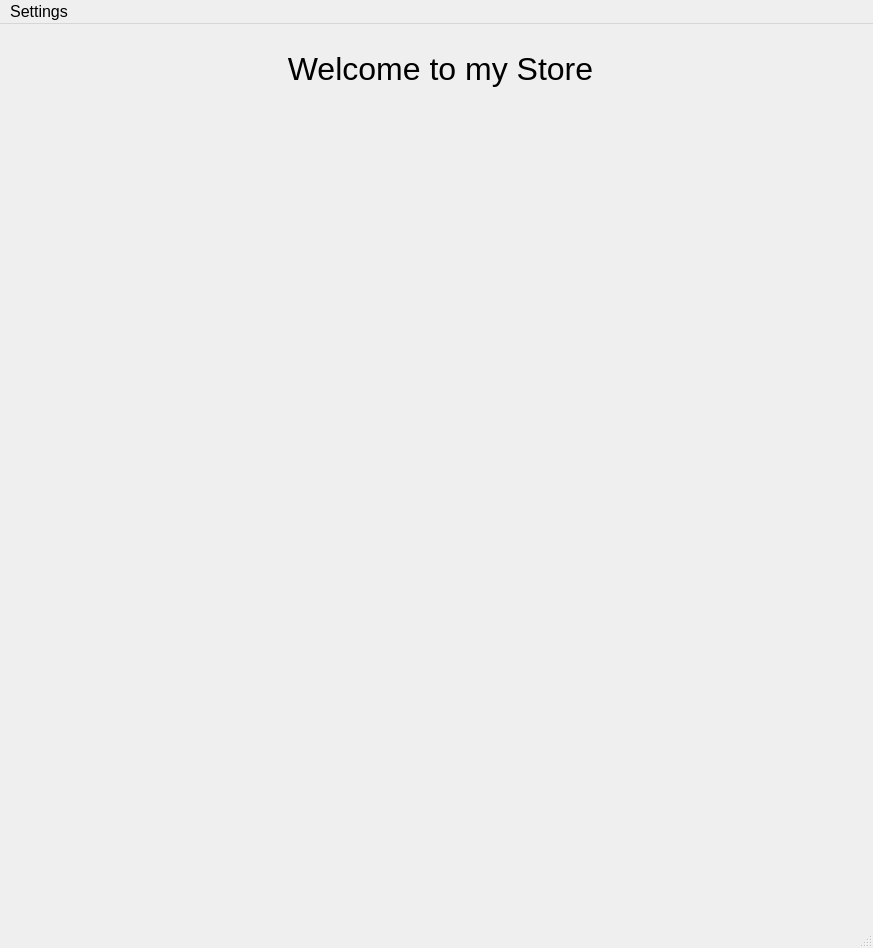
<?xml version="1.0" encoding="UTF-8"?>
<ui version="4.0">
 <class>MainWindow</class>
 <widget class="QMainWindow" name="MainWindow">
  <property name="geometry">
   <rect>
    <x>0</x>
    <y>0</y>
    <width>873</width>
    <height>948</height>
   </rect>
  </property>
  <property name="windowTitle">
   <string>MainWindow</string>
  </property>
  <property name="styleSheet">
   <string notr="true">font-size: 16px</string>
  </property>
  <widget class="QWidget" name="centralwidget">
   <widget class="QLabel" name="label">
    <property name="geometry">
     <rect>
      <x>70</x>
      <y>100</y>
      <width>741</width>
      <height>771</height>
     </rect>
    </property>
    <property name="text">
     <string/>
    </property>
    <property name="pixmap">
     <pixmap>ShopGroceries/assets/images/shop.jpg</pixmap>
    </property>
   </widget>
   <widget class="QLabel" name="label_2">
    <property name="geometry">
     <rect>
      <x>150</x>
      <y>20</y>
      <width>581</width>
      <height>51</height>
     </rect>
    </property>
    <property name="text">
     <string>&lt;html&gt;&lt;head/&gt;&lt;body&gt;&lt;p align=&quot;center&quot;&gt;&lt;span style=&quot; font-size:24pt;&quot;&gt;Welcome to my Store&lt;/span&gt;&lt;/p&gt;&lt;/body&gt;&lt;/html&gt;</string>
    </property>
   </widget>
  </widget>
  <widget class="QMenuBar" name="menubar">
   <property name="geometry">
    <rect>
     <x>0</x>
     <y>0</y>
     <width>873</width>
     <height>27</height>
    </rect>
   </property>
   <widget class="QMenu" name="menuProducts">
    <property name="title">
     <string>Settings</string>
    </property>
    <addaction name="actionProducts"/>
    <addaction name="actionCatalog"/>
    <addaction name="actionExit"/>
   </widget>
   <addaction name="menuProducts"/>
  </widget>
  <widget class="QStatusBar" name="statusbar"/>
  <action name="actionProducts">
   <property name="text">
    <string>Products</string>
   </property>
  </action>
  <action name="actionCatalog">
   <property name="text">
    <string>Catalog</string>
   </property>
  </action>
  <action name="actionExit">
   <property name="text">
    <string>Exit</string>
   </property>
  </action>
 </widget>
 <resources/>
 <connections>
  <connection>
   <sender>actionExit</sender>
   <signal>triggered()</signal>
   <receiver>MainWindow</receiver>
   <slot>close()</slot>
   <hints>
    <hint type="sourcelabel">
     <x>-1</x>
     <y>-1</y>
    </hint>
    <hint type="destinationlabel">
     <x>436</x>
     <y>473</y>
    </hint>
   </hints>
  </connection>
 </connections>
</ui>
